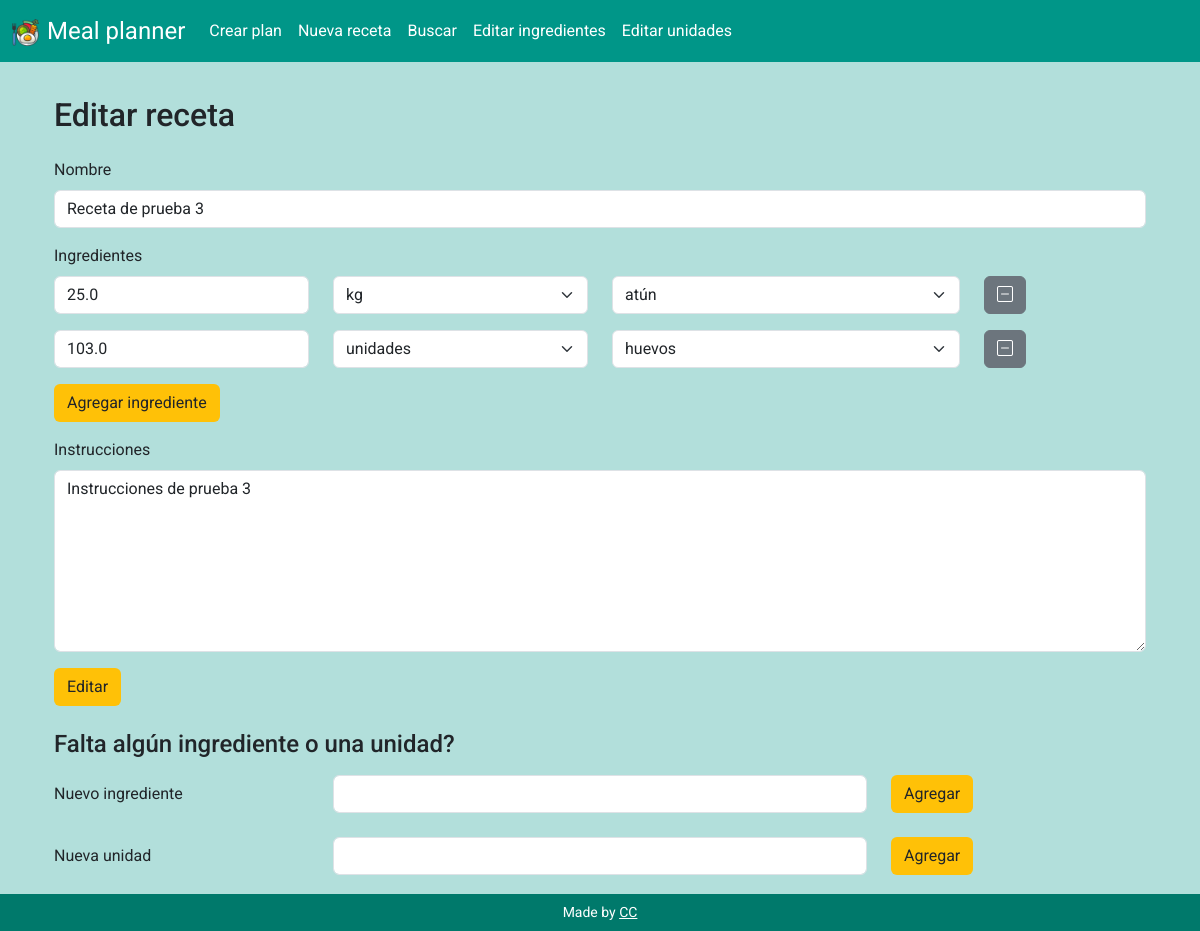
/edit_recipe?recipe_id=13, run on an earlier commit of the app's database.
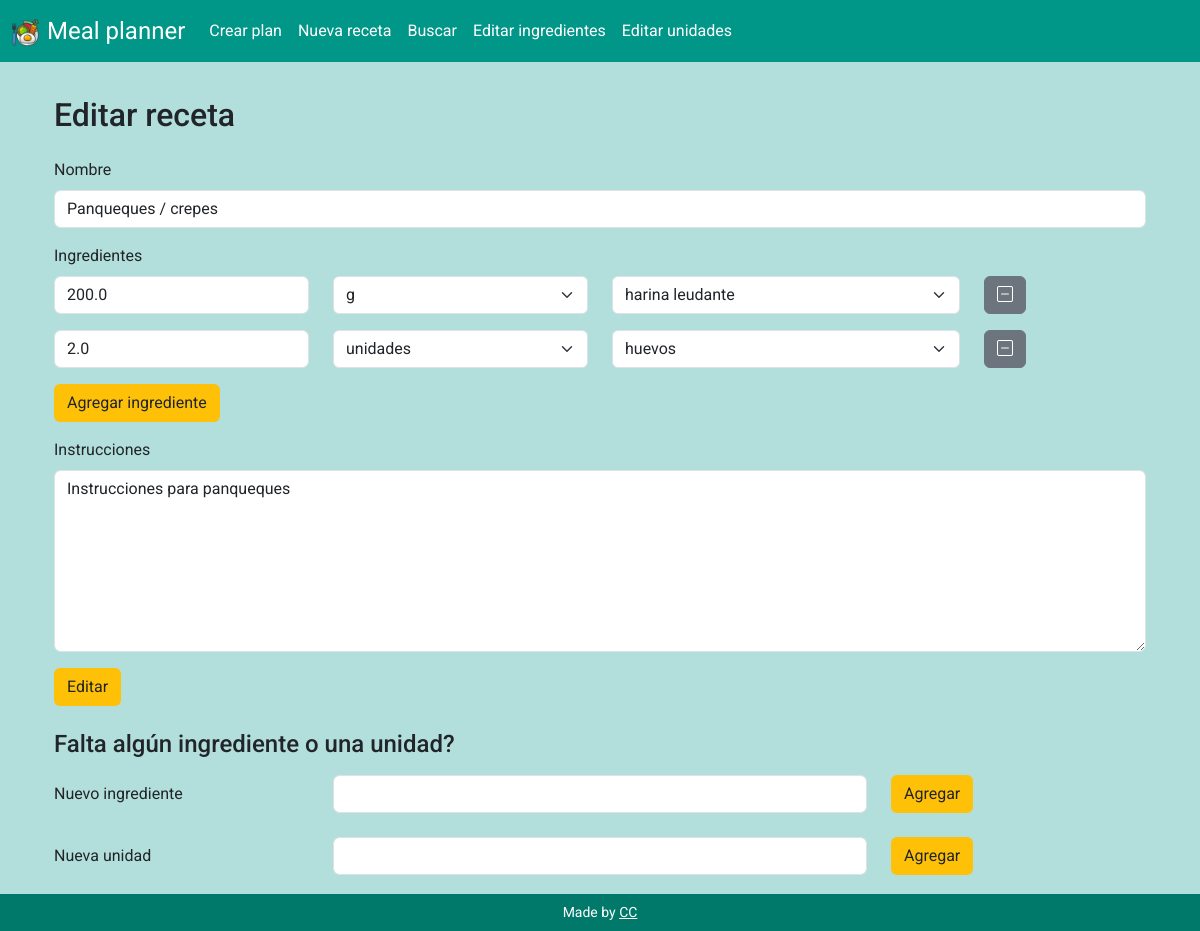
And on a later commit of the database.
### tables this page shows
CREATE TABLE recipes (id INTEGER PRIMARY KEY AUTOINCREMENT NOT NULL, name TEXT NOT NULL, instructions TEXT NOT NULL);

CREATE TABLE ing_used (recipe_id INTEGER NOT NULL, ing_id INTEGER NOT NULL, quantity FLOAT NOT NULL, unit_id INTEGER NOT NULL, FOREIGN KEY (recipe_id) REFERENCES recipes(id), FOREIGN KEY (ing_id) REFERENCES ingredients(id), FOREIGN KEY (unit_id) REFERENCES units(id));

### app.py (the view)
@app.route("/edit_recipe", methods=["GET", "POST"])
def edit_recipe():
    if request.method == "POST":
        result = request.form
        recipe_id = request.form.get("recipe_id")
        recipe_name = request.form.get("recipe_name")
        if not recipe_name:
            return render_template('result.html', msg = "Please complete a recipe name")
        recipe_name = recipe_name.capitalize()
        instructions = request.form.get("recipe_instructions")
        if not instructions:
            return render_template('result.html', msg = "Please complete instructions for the recipe")
        try:
            with sqlite3.connect('meal_planner.db') as con:
                cur = con.cursor()
                cur.execute("UPDATE recipes SET name = ?, instructions = ? WHERE id = ?", (recipe_name, instructions, recipe_id))
                cur.execute("DELETE FROM ing_used WHERE recipe_id = ?", (recipe_id,))
                query_values = {}
                for input_name, input_value in result.items():
                    if input_name != "recipe_name" and input_name != "recipe_instructions" and input_name != "recipe_id":
                        number = input_name.split("_")[1]
                        category = input_name.split("_")[0]
                        if number not in query_values:
                            query_values[number] = [recipe_id, None, None, None]
                        if category == "ingredient":
                            query_values[number][1] = input_value
                        if category == "quantity":
                            query_values[number][2] = input_value
                        if category == "unit":
                            query_values[number][3] = input_value
                for row in query_values.values():
                    cur.execute("INSERT INTO ing_used (recipe_id, ing_id, quantity, unit_id) VALUES (?,?,?,?)", tuple(row))
                con.commit()
                msg = "Record successfully edited in the database"
        except Exception as e:
            con.rollback()
            msg = "Error in the UPDATE: " + str(e)
        finally:
            con.close()
            return render_template('result.html', msg=msg)
    else:
        recipe_id = request.args.get("recipe_id")
        return display_edit_recipe(recipe_id)

### app.py (called while the page is built)
def db_connect():
    con = sqlite3.connect("meal_planner.db")
    con.row_factory = sqlite3.Row
    cur = con.cursor()
    return cur

def db_close(con):
    con.close()

@app.after_request
def after_request(response):
    response.headers["Cache-Control"] = "no-cache, no-store, must-revalidate"
    response.headers["Expires"] = 0
    response.headers["Pragma"] = "no-cache"
    return response

### templates/edit_recipe.html (shortened to what the changed rows need)
{% extends "layout.html" %}
{% block main %}
<div class="container-fluid">
    <h2 class="pb-3">Editar receta</h2>
    <form action="/edit_recipe" method="post" class="mb-4">
        <div class="mb-3">
            <label for="recipe_name" class="form-label">Nombre</label>
            <input autofocus type="text" class="form-control" id="recipe_name" name="recipe_name"
                value="{{ recipe[0]['name'] }}">
        </div>
        <section id="ingredients">
            {% for ing in ing_used %}
            <div class="row mb-2" id="ing_{{ loop.index }}">
                <div class="col-sm-3 mb-2">
                    <input type="number" class="form-control" id="quantity_{{ loop.index }}" placeholder="Cantidad"
                        name="quantity_{{ loop.index }}" value="{{ ing["quantity"] }}" min="0">
                </div>
                <div class="col-sm-3 mb-2">
                    <select class="form-select  select-units" id="unit_{{ loop.index }}" name="unit_{{ loop.index }}">
                        {% for unit in units %}
                        {% if unit['id'] == ing['unit_id'] %}
                        <option value="{{unit['id']}}" selected>{{unit["name"]}}</option>
                        {% else %}
                        <option value="{{unit['id']}}">{{unit["name"]}}</option>
                        {% endif %}
                        {% endfor %}
                    </select>
                </div>
                <div class="col-sm-4 mb-2">
                    <select class="form-select select-ingredients" id="ingredient_{{ loop.index }}"
                        name="ingredient_{{ loop.index }}">
                        {% for ingredient in ingredients %}
                        {% if ingredient['id'] == ing['ing_id'] %}
                        <option value="{{ingredient['id']}}" selected>{{ingredient["name"]}}</option>
                        {% else %}
                        <option value="{{ingredient['id']}}">{{ingredient["name"]}}</option>
                        {% endif %}
                        {% endfor %}
                    </select>
                </div>
                <div class="col-auto mb-2">
                    <button type="button" class="btn btn-secondary minus-button" id="remove_ing_input_{{ loop.index }}">
                        <i class="bi bi-dash-square" id="remove_icon_{{ loop.index }}"></i>
                    </button>
                </div>
            </div>
            {% endfor %}
        </section>
        <div class="mb-3">
            <label for="recipe_instructions" class="form-label">Instrucciones</label>
            <textarea rows="7" class="form-control" id="recipe_instructions"
                name="recipe_instructions">{{ recipe[0]['instructions']}}</textarea>
        </div>
    </form>
</div>
{% endblock %}

What changed in the data, as far as the page shows it:
removed ing_used: quantity "25.0"
removed ing_used: quantity "103.0"
changed recipes: recipe_name "Receta de prueba 3" → "Panqueques / crepes"; recipe_instructions "Instrucciones de prueba 3" → "Instrucciones para panqueques"
added ing_used: quantity "200.0"
added ing_used: quantity "2.0"
